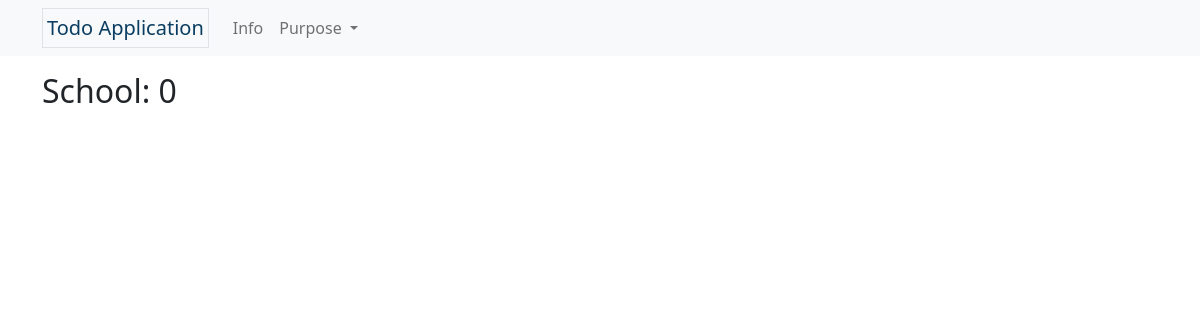
The app's page /school_info, older data.
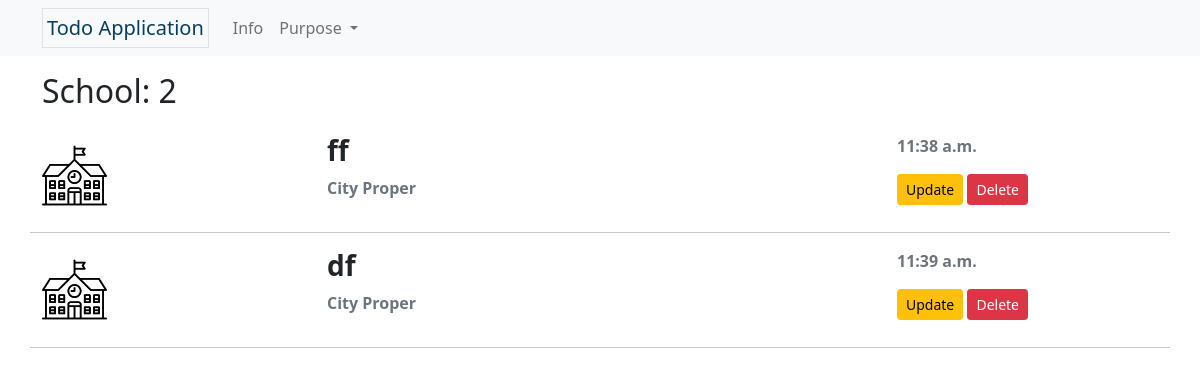
The same page, newer data.
### lists/models.py (models this page shows, shortened)
class Tasks(models.Model):
     PURPOSE = (
          ('Personal','Personal'),
          ('Fitness','Fitness'),
          ('School', 'School'),
          ('Business','Business'),
          ('Office','Office'),
     )
     PLACE = (
          ('City Proper', 'City Proper'),
          ('Jaro', 'Jaro'),
          ('La Paz', 'La Paz'),
          ('Lapuz', 'Lapuz'),
          ('Mandurriao', 'Mandurriao'),
          ('Molo', 'Molo'),
          ('Villa Arevalo', 'Villa Arevalo'),
          ('Lapuz', 'Lapuz'),
     )
     purpose = models.CharField(max_length=8, choices=PURPOSE, default='Personal')
     title = models.CharField(max_length=50, unique=True)
     completed = models.BooleanField(default=False)
     slug = models.SlugField(max_length=50, unique=True, blank=True)
     place = models.CharField(max_length=16, choices=PLACE, default='City Proper')
     note = models.TextField(max_length=100, blank=True)
     date_created = models.DateTimeField(default=datetime.now, blank=True)

### lists/views.py (the view)
# urls.py: path('school_info', views.school, name='school-info'),
def school(request):
    school_items = Tasks.objects.filter(purpose='School').all()
    school_count = Tasks.objects.filter(purpose='School').count()
    completed_count = Tasks.objects.filter(purpose='School').filter(completed=True).count()
    completed = Tasks.objects.filter(purpose='School').filter(completed=True).all().order_by('id')
    context = {'school_items': school_items, 'school_count': school_count, 'completed_count': completed_count, 'completed': completed}
    return render(request, 'lists/school.html', context)

### lists/templates/lists/school.html (shortened to what this page needs)
{% extends 'partials/base.html' %}
{% load static %}
{% load tz %}
{% block content %}
<div class="container">
    <h2 class="mb-4">School: {{ school_count }}</h2>
    {% for task in school_items %}
        {% if task.completed == False %}
            {% include 'partials/row_item.html' %}
        {% endif %}
    {% endfor %}
</div>
{% endblock content %}

### lists/templates/partials/row_item.html (shortened to what this page needs)
{% load static %}
{% load tz %}
<div class="row">
    <div class="col-3 d-flex align-items-center">
        {% if task.purpose == 'School' %}
            <img src="{% static 'lists/img/school.png' %}" alt="School icon" class="w-25">
        {% elif task.purpose == 'Fitness' %}
            <img src="{% static 'lists/img/fitness.png' %}" alt="Fitness icon" class="w-25">
        {% elif task.purpose == 'Business' %}
            <img src="{% static 'lists/img/stats.png' %}" alt="Business icon" class="w-25">
        {% elif task.purpose == 'Office' %}
            <img src="{% static 'lists/img/work.png' %}" alt="Office icon" class="w-25">
        {% else %}
            <img src="{% static 'lists/img/user.png' %}" alt="Personal icon" class="w-25">
        {% endif %}
    </div>
    <div class="col-6 my-auto">
        <h3 class="fw-bold">{{ task.title|truncatechars:30 }}</h3>
        <p class="text-muted fw-bold">{{ task.place }}</p>
    </div>
    <div class="col-3">
            <p class="text-muted fw-bold">{{ task.date_created|date:'g:i a' }}</p>
            <a href="{% url 'update-task' task.slug %}?next={{ request.path|urlencode }}" class="btn btn-warning btn-sm">Update</a>
            <a href="{% url 'delete-task' task.slug %}?next={{ request.path|urlencode }}" class="btn btn-danger btn-sm">Delete</a>
    </div>
    <hr class="mt-3">
</div>

Row changes from the older to the newer data that the page shows:
added Tasks: completed False (drawn), title "ff", place "City Proper", date_created "11:38 a.m."
added Tasks: completed False (drawn), title "df", place "City Proper", date_created "11:39 a.m."
Text that changed along with them:
{{ school_count }}: "0" → "2"
